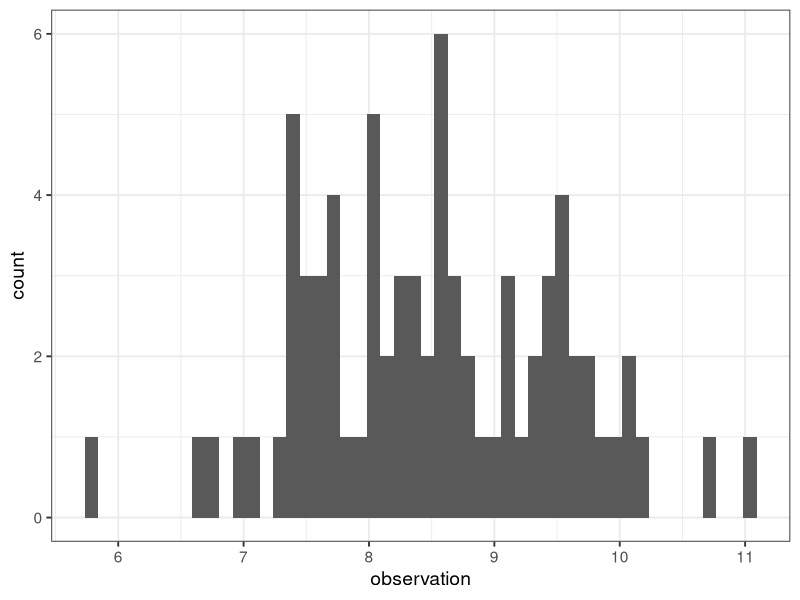

Write R code to recreate this figure.
## ---- chunk 1
knitr::opts_chunk$set(echo = TRUE)
options(kable_styling_bootstrap_options = c("hover", "striped"))

library(tidyverse)
library(kableExtra)

theme_set(theme_bw(base_size = 14))
## ---- chunk 2
nobs <- 75
set.seed(123456)
my_data <- tibble(
  obs_id = 1:nobs,
  observation = rnorm(n = nobs,
                      mean = 8.5,
                      sd = 1)
)

## ---- chunk 3
ggplot(data = my_data) + 
  geom_histogram(aes(x = observation), bins = 50)
## ---- chunk 4
mean_obs <- my_data$observation |>
  mean() |>
  round(4)

sd_obs <- my_data$observation |>
  sd() |>
  round(4)

print(paste0("For the 'observation' variable the mean was ",
             mean_obs,
             " and the standard deviation was ",
             sd_obs,
             "."))
